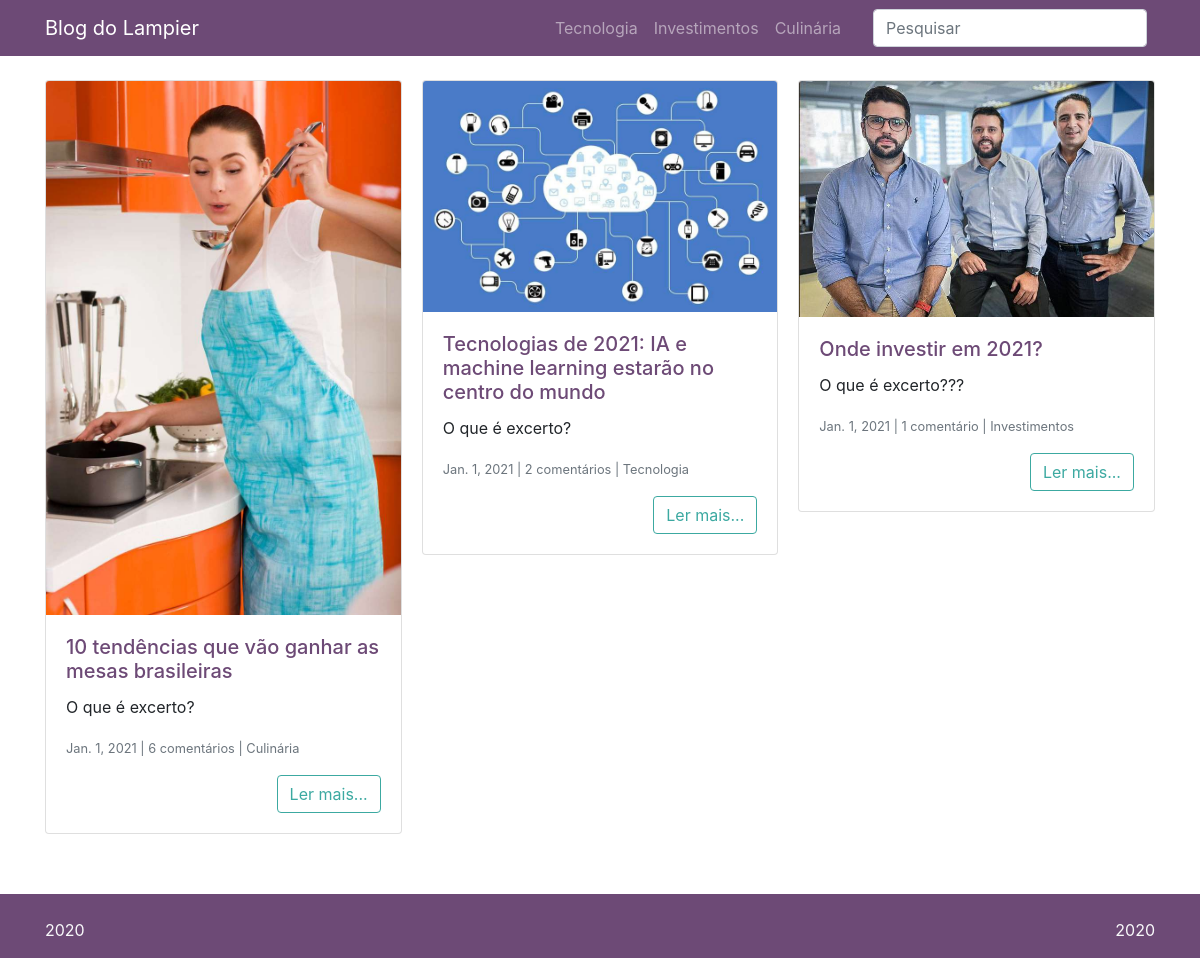
The page / on the database its author committed.
### posts/models.py (models this page shows, shortened)
class Post(models.Model):
    titulo_post = models.CharField(max_length=255, verbose_name='Título')
    autor_post = models.ForeignKey(User, on_delete=models.DO_NOTHING, verbose_name='Autor')
    data_post = models.DateTimeField(default=timezone.now, verbose_name='Data')
    conteudo_post = models.TextField(verbose_name='Conteúdo')
    excerto_post = models.TextField(verbose_name='Excerto')
    categoria_post = models.ForeignKey(Categoria, on_delete=models.DO_NOTHING, blank=True, null=True,
                                       verbose_name='Categoria')
    imagem_post = models.ImageField(upload_to='post_img/%Y/%m/%d', blank=True, null=True, verbose_name='Imagem')
    publicado_post = models.BooleanField(default=False, verbose_name='Publicado')

### categorias/models.py (models this page shows)
class Categoria(models.Model):
    nome_cat = models.CharField(max_length=50)
    def __str__(self):
        return self.nome_cat

### posts/views.py (the view)
# urls.py: path('', views.PostIndex.as_view(), name='index'),
class PostIndex(ListView):
    model = Post
    template_name = 'posts/index.html'
    paginate_by = 6
    context_object_name = 'posts'
    def get_queryset(self):
        qs = super().get_queryset()
        qs = qs.select_related('categoria_post')
        qs = qs.order_by('-id').filter(publicado_post=True)
        qs = qs.annotate(
            numero_comentarios=Count(
                Case(
                    When(comentario__publicado_comentario=True, then=1)
                )
            )
        )
        return qs

### posts/templatetags/omfilters.py (called while the page is built)
@register.filter(name='plural_comentarios')
def plural_comentarios(num_comentarios):
    try:
        num_comentarios = int(num_comentarios)
        if num_comentarios == 0:
            return f'Nenhum comentário'
        elif num_comentarios == 1:
            return f'{num_comentarios} comentário'
        else:
            return f'{num_comentarios} comentários'
    except:
        return f'{num_comentarios} comentário(s)'

### posts/templates/posts/index.html (shortened to what this page needs)
{% extends 'base.html' %}
{% load humanize %}
{% load omfilters %}
{% block conteudo %}
<div class="card-columns mt-4">
    {% for post in posts %}
    <div class="card">
        {% if post.imagem_post %}
        <a href="{% url 'post_detalhes' post.id %}">
            <img class="card-img-top"
                 src="{{ post.imagem_post.url }}"
                 alt="{{ post.titulo_post }}">
        </a>
        {% endif %}
        <div class="card-body">
            <h5 class="card-title">
                <a href="{% url 'post_detalhes' post.id %}">
                    {{ post.titulo_post }}
                </a>
            </h5>
            <p class="card-text">{{ post.excerto_post }}</p>
            <p class="card-text">
                <small class="text-muted">
                    {{ post.data_post|naturalday|title }}
                    |
                    {{ post.numero_comentarios|plural_comentarios }}
                    |
                    {{ post.categoria_post }}</small>
            </p>
            <div class="text-right">
                <a href="{% url 'post_detalhes' post.id %}" class="btn btn-outline-secondary">Ler mais...</a>
            </div>
        </div>
    </div>
    {% endfor %}
</div>
{% endblock %}

### templates/base.html (shortened to what this page needs)
<!DOCTYPE html>
<html lang="pt">
<head>
    {% include 'parciais/_head.html' %}
</head>
<body>
{% include 'parciais/_nav.html' %}
<div class="container">
    <div class="row">
        <div class="col-lg-12">
            {% block conteudo %}{% endblock %}
        </div>
    </div>
</div>
{% include 'parciais/_footer.html'%}
</body>
</html>

### templates/parciais/_head.html (shortened to what this page needs)
{% load static %}
<link href="{% static 'vendor/bootstrap/css/bootstrap.min.css' %}" rel="stylesheet">
<link href="{% static 'vendor/bootstrap/css/theme_1564087106285.css' %}" rel="stylesheet">

### templates/parciais/_nav.html (shortened to what this page needs)
{% load static %}
<nav class="navbar navbar-expand-lg navbar-dark bg-primary static-top">
    <div class="container">
        <a class="navbar-brand" href="{% url 'index' %}">Blog do Lampier</a>
        <div class="collapse navbar-collapse" id="navbarResponsive">
            <ul class="navbar-nav ml-auto">
                <li class="nav-item">
                    <a class="nav-link" href="{% url 'post_categoria' 'Tecnologia' %}">Tecnologia</a>
                </li>
                <li class="nav-item">
                    <a class="nav-link" href="{% url 'post_categoria' 'Investimentos' %}">Investimentos</a>
                </li>
                <li class="nav-item">
                    <a class="nav-link" href="{% url 'post_categoria' 'Culinária' %}">Culinária</a>
                </li>
            </ul>
            <form class="form-inline my-2 my-lg-0 ml-lg-4" action="{% url 'post_busca' %}">
                <input name="termo" value="{{ request.GET.termo }}" class="form-control mr-sm-2" type="search" placeholder="Pesquisar"
                       aria-label="Search">
            </form>
        </div>
    </div>
</nav>

### templates/parciais/_footer.html (shortened to what this page needs)
{% load static  %}
<footer class="bg-primary text-light">
    <div class="container navbar-dark pt-4 mt-5">
        <div class="row">
            <div class="col">
                <p class="text-left">2020</p>
            </div>
            <div class="col">
                <p class="text-right">2020</p>
            </div>
        </div>
    </div>
</footer>

### rows shown on the page
Post: imagem_post (picture), titulo_post "10 tendências que vão ganhar as mesas brasileiras", excerto_post "O que é excerto?", data_post "Jan. 1, 2021", numero_comentarios|plural_comentarios "6 comentários", categoria_post "Culinária"
Post: imagem_post (picture), titulo_post "Tecnologias de 2021: IA e machine learning estarão no centro do mundo", excerto_post "O que é excerto?", data_post "Jan. 1, 2021", numero_comentarios|plural_comentarios "2 comentários", categoria_post "Tecnologia"
Post: imagem_post (picture), titulo_post "Onde investir em 2021?", excerto_post "O que é excerto???", data_post "Jan. 1, 2021", numero_comentarios|plural_comentarios "1 comentário", categoria_post "Investimentos"
